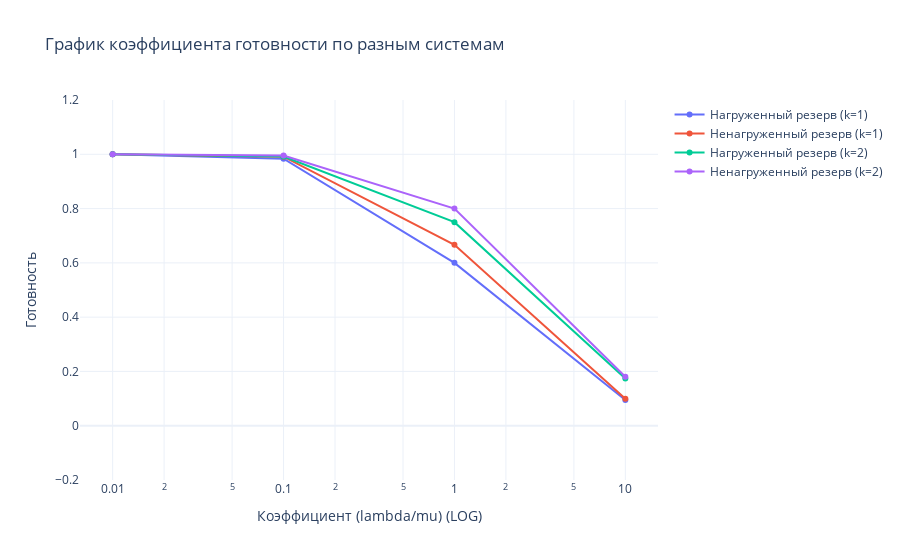

The notebook cell this image was saved under:
### Code cell
# Гистограмма плотностей относительных частот разных распределений
fig = go.Figure()
fig.add_trace(
    go.Scatter(x=repair_readines_system2_df['l2mu_coef'],
           y=repair_readines_system2_df["readines_k1_loaded"], name='Нагруженный резерв (k=1)',
          )
)
fig.add_trace(
    go.Scatter(x=repair_readines_system2_df['l2mu_coef'],
           y=repair_readines_system2_df["readines_k1_unloaded"], name='Ненагруженный резерв (k=1)',
          )
)
fig.add_trace(
    go.Scatter(x=repair_readines_system2_df['l2mu_coef'],
           y=repair_readines_system2_df["readines_k2_loaded"], name='Нагруженный резерв (k=2)',
          )
)
fig.add_trace(
    go.Scatter(x=repair_readines_system2_df['l2mu_coef'],
           y=repair_readines_system2_df["readines_k2_unloaded"], name='Ненагруженный резерв (k=2)',
          )
)
fig.update_layout(
    title="График коэффициента готовности по разным системам",
    xaxis_title="Коэффициент (lambda/mu) (LOG)",
    yaxis_title="Готовность",
    template="plotly_white",
    yaxis_range=[-0.2, 1.2],
    xaxis_type='log',  # логарифмическая шкала по оси X
)
fig.show()

### Figure 1 — Plotly figure (JSON) as saved in the notebook; plotly's stock layout.template omitted (floating-point values rounded to 4 significant figures)
{"data": [{"name": "Нагруженный резерв (k=1)", "type": "scatter", "x": [0.01, 0.1, 1.0, 10.0], "y": [0.9998, 0.9836, 0.6, 0.09502]}, {"name": "Ненагруженный резерв (k=1)", "type": "scatter", "x": [0.01, 0.1, 1.0, 10.0], "y": [0.9999, 0.991, 0.6667, 0.0991]}, {"name": "Нагруженный резерв (k=2)", "type": "scatter", "x": [0.01, 0.1, 1.0, 10.0], "y": [0.9999, 0.9917, 0.75, 0.1736]}, {"name": "Ненагруженный резерв (k=2)", "type": "scatter", "x": [0.01, 0.1, 1.0, 10.0], "y": [1.0, 0.9955, 0.8, 0.1803]}], "layout": {"title": {"text": "График коэффициента готовности по разным системам"}, "xaxis": {"title": {"text": "Коэффициент (lambda/mu) (LOG)"}, "type": "log"}, "yaxis": {"range": [-0.2, 1.2], "title": {"text": "Готовность"}}}}
